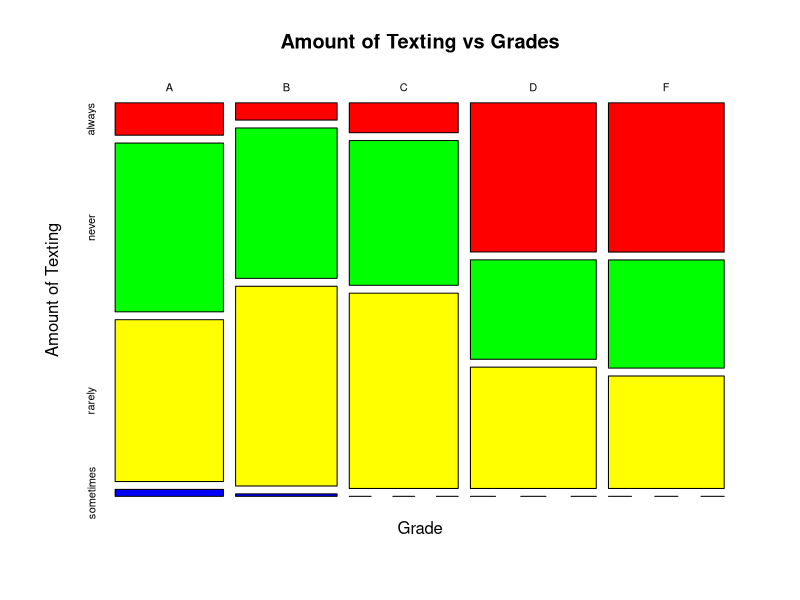
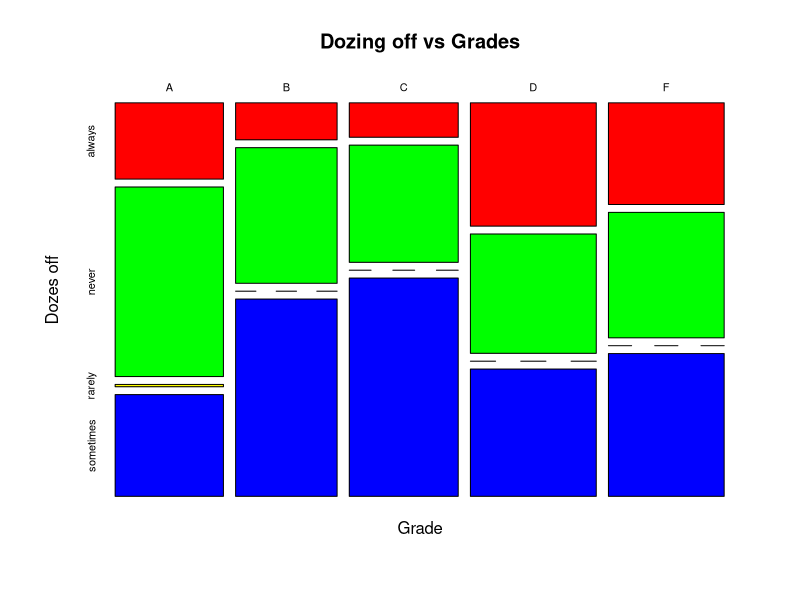
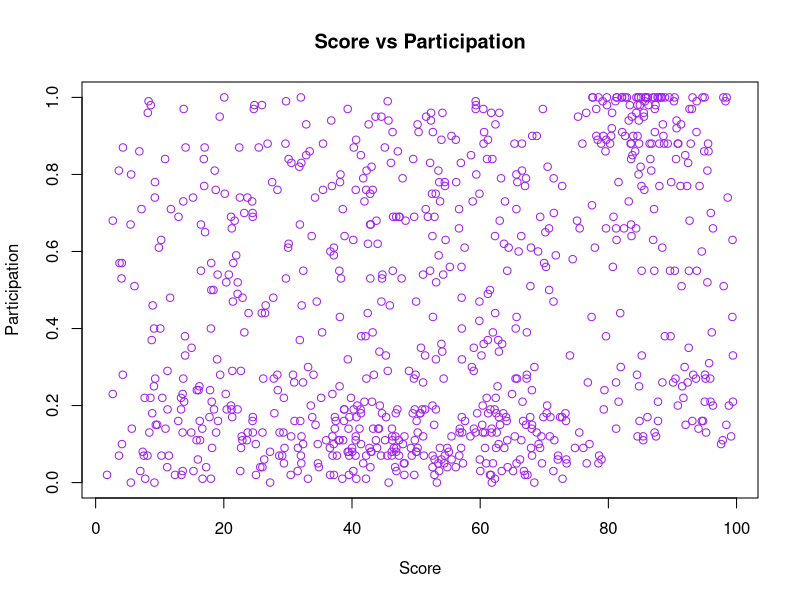

Write the R code that produced these figures, in order.
getwd()

moody<-read.csv("moody2022_new.csv")

head(moody)

summary(moody)

mosaicplot(moody$GRADE~moody$TEXTING_IN_CLASS, main = "Amount of Texting vs Grades", ylab="Amount of Texting", xlab="Grade", col=c("red","green","yellow","blue"))

mosaicplot(moody$GRADE~moody$DOZES_OFF, main = "Dozing off vs Grades", ylab="Dozes off", xlab="Grade", col=c("red","green","yellow","blue"))

plot(moody$SCORE, moody$PARTICIPATION, xlab = "Score", ylab = "Participation", main = "Score vs Participation", col=c("purple"))

